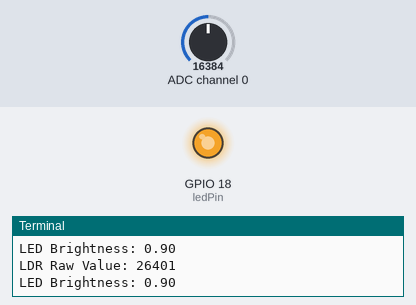
Recording of a program running on a simulated Raspberry Pi (BCM pin numbers). Shown: output pins drawn as LEDs (lit = HIGH), the last lines printed to the terminal. The test bench sets the inputs (shaded band); at power-on: ADC channel 0 = 16384 (analog values on the 0–32767 scale).

Above: at 1.2 s.
1.3 s: ADC channel 0 set to 9830
At 2.3 s:
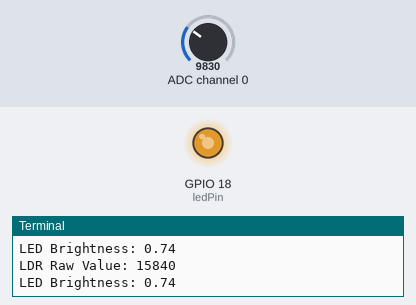
3.0 s: ADC channel 0 set to 0
At 3.6 s:
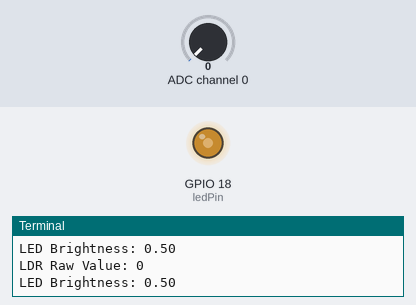
4.5 s: ADC channel 0 set to 16383
At 4.8 s:
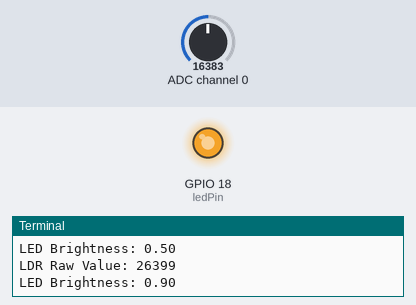
Timing chart, 0 to 7.5 s (numbered marks = the images above; inputs shaded):
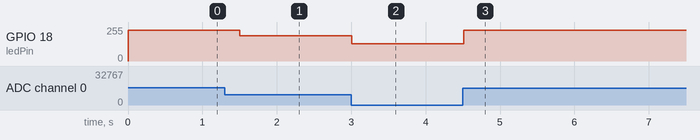

The program:

raspberry_i2c_ads1115_led.py
```python
# Import necessary libraries
import smbus2 # For I2C communication with ADS1115
import time # For delays
from gpiozero import PWMLED # For controlling LED brightness (PWM)

# Set up the LED on GPIO 18 (supports PWM)
ledPin = PWMLED(18)

# Set up I2C bus and ADS1115 address
I2C_BUS = 1 # I2C bus number on Raspberry Pi
ADS1115_ADDRESS = 0x48 # Default I2C address for ADS1115
bus = smbus2.SMBus(I2C_BUS) # Create an I2C bus object

# ADS1115 register addresses
ADS1115_CONVERSION = 0x00 # Register to read ADC value
ADS1115_CONFIG = 0x01 # Register to configure ADC

# Function to configure the ADS1115
def initialize_ads1115():
    # Build config value for single-ended AIN0, gain, mode, and data rate
    config = (
        (0x40 << 8) # Select channel AIN0
        | (0x04 << 8) # Set gain to ±4.096V
        | (0x80) # Continuous conversion mode
        | (0x03) # Data rate: 128 samples/sec
    )
    config_bytes = [config >> 8, config & 0xFF] # Split config into two bytes
    bus.write_i2c_block_data(ADS1115_ADDRESS, ADS1115_CONFIG, config_bytes) # Send config

# Function to read a value from the ADS1115
def read_ads1115():
    result = bus.read_i2c_block_data(ADS1115_ADDRESS, ADS1115_CONVERSION, 2) # Read 2 bytes
    raw_value = (result[0] << 8) | result[1] # Combine bytes to get 16-bit value
    if raw_value > 0x7FFF: # Convert to signed number if needed
        raw_value -= 0x10000
    return raw_value

# Initialize the ADS1115
initialize_ads1115()

# Main loop
try:
    while True:
        ldr_raw = read_ads1115() # Read value from LDR
        print(f"LDR Raw Value: {ldr_raw}") # Print the value

        # Convert raw value (-32768 to +32767) to range 0.0 to 1.0 for PWM
        brightness = (ldr_raw + 32768) / 65535
        print(f"LED Brightness: {brightness:.2f}") # Print brightness

        ledPin.value = brightness # Set LED brightness

        time.sleep(0.5) # Wait before next reading

except KeyboardInterrupt:
    print("Exiting...")

finally:
    bus.close() # Close the I2C bus when done
```

Measured:
- after the input at 1.3 s, GPIO 18 (ledPin): 230/255 → 189/255 after 0.21 s
- after the input at 3.0 s, GPIO 18 (ledPin): 189/255 → 128/255 at once
- after the input at 4.5 s, GPIO 18 (ledPin): 128/255 → 230/255 at once
